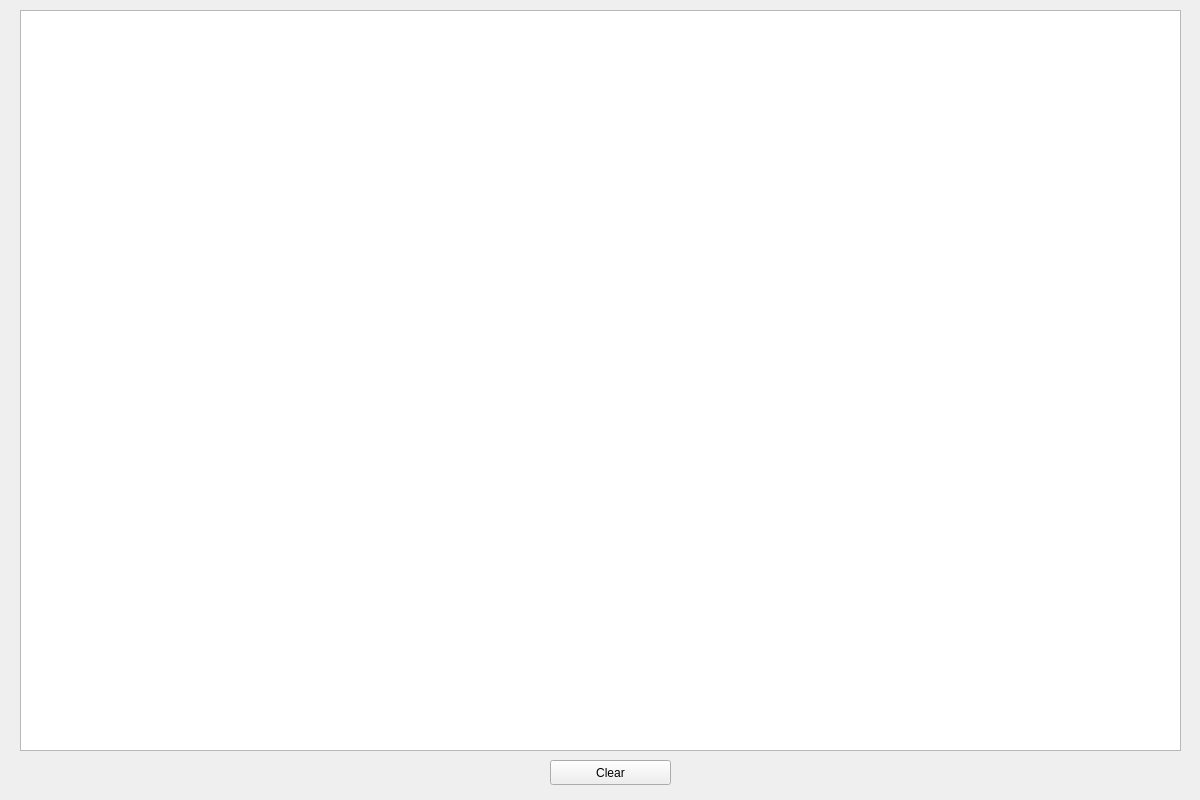
<?xml version="1.0" encoding="UTF-8"?>
<ui version="4.0">
 <class>Paint</class>
 <widget class="QWidget" name="Paint">
  <property name="geometry">
   <rect>
    <x>0</x>
    <y>0</y>
    <width>1200</width>
    <height>800</height>
   </rect>
  </property>
  <property name="sizePolicy">
   <sizepolicy hsizetype="Fixed" vsizetype="Fixed">
    <horstretch>0</horstretch>
    <verstretch>0</verstretch>
   </sizepolicy>
  </property>
  <property name="maximumSize">
   <size>
    <width>1200</width>
    <height>800</height>
   </size>
  </property>
  <property name="windowTitle">
   <string>Cubic Hermite Splines</string>
  </property>
  <widget class="QGraphicsView" name="graphicsView">
   <property name="geometry">
    <rect>
     <x>20</x>
     <y>10</y>
     <width>1161</width>
     <height>741</height>
    </rect>
   </property>
  </widget>
  <widget class="QPushButton" name="clearButton">
   <property name="geometry">
    <rect>
     <x>550</x>
     <y>760</y>
     <width>121</width>
     <height>25</height>
    </rect>
   </property>
   <property name="toolTip">
    <string>&lt;html&gt;&lt;head/&gt;&lt;body&gt;&lt;p&gt;delete all items&lt;/p&gt;&lt;/body&gt;&lt;/html&gt;</string>
   </property>
   <property name="text">
    <string>Clear</string>
   </property>
  </widget>
 </widget>
 <resources/>
 <connections/>
</ui>
